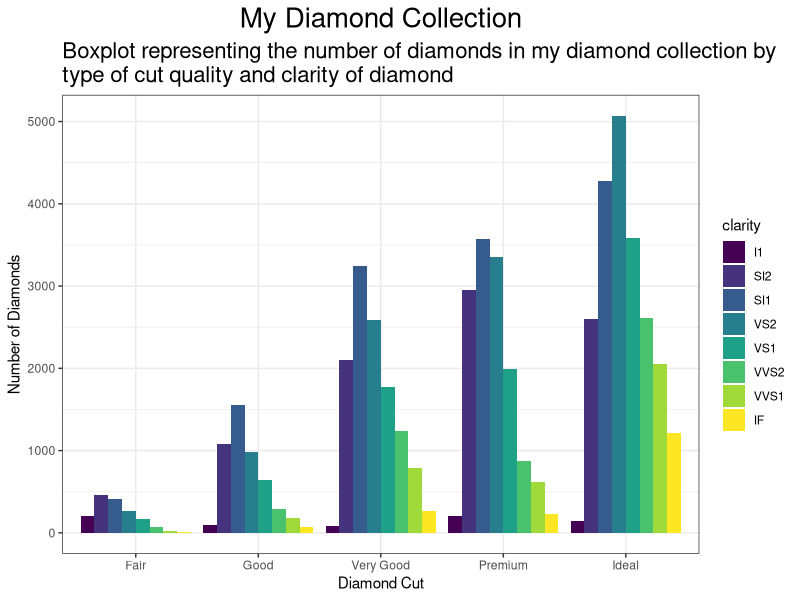
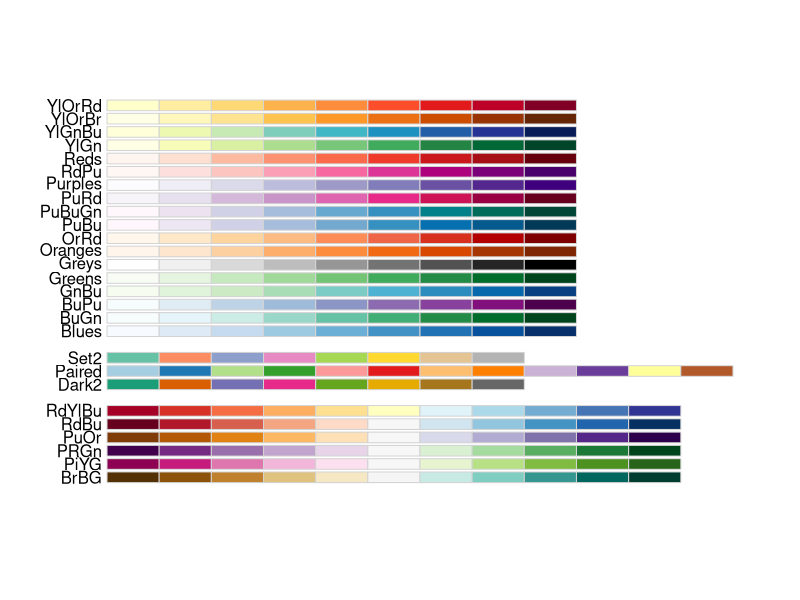

Write the R code that produced these figures, in order.
## ---- chunk 1
knitr::opts_chunk$set(echo = FALSE)
## ---- chunk 2
library("ggplot2")
library("magrittr") #so I can do some piping
data("diamonds")
data("mpg")
data("iris")
theme_set(theme_bw()) #I'll give you this one, you can set the theme individually for graphs
#or you can set the theme for all the graphs using theme_set()
#theme_bw() is best theme (IMO)

#for graph 3:
library("ggrepel")


## ---- chunk 3
data("diamonds")
#hint think about the *position* the bars are in...
## ---- chunk 4
diamonds %>% 
  ggplot(aes(x = cut, fill = clarity)) +
  geom_bar(stat = "count", position = "dodge") + # stat argument allows for the y axis to count total number of cases #default of position is #stack, which is not what we want. Dodge will create this staggered looking bar plot
  labs(title = "My Diamond Collection", subtitle = "Boxplot representing the number of diamonds in my diamond collection by \ntype of cut quality and clarity of diamond", x = "Diamond Cut", y = "Number of Diamonds") + # using " \n " causes a line break in the subtitle
  theme(plot.title = element_text(hjust = 0.5, size = 20), plot.subtitle = element_text(size = 16))
#I am struggling to add the rectangle and text over the "Ideal" bars - any advice?
## ---- chunk 5
data("iris")
## ---- chunk 6

## ---- chunk 7
data("mpg")
corvette <- mpg[mpg$model == "corvette",]
#install
require("ggrepel") #useful for making text annotations better, hint hint
set.seed(42)
## ---- chunk 8

## ---- chunk 9
data(mpg)

#hint for the coloring, colorbrewer and you can set palette colors and make your graphs colorblind friendly
library(RColorBrewer)
display.brewer.all(colorblindFriendly = T) #take a look at the colorblindfriendly options
## ---- chunk 10
